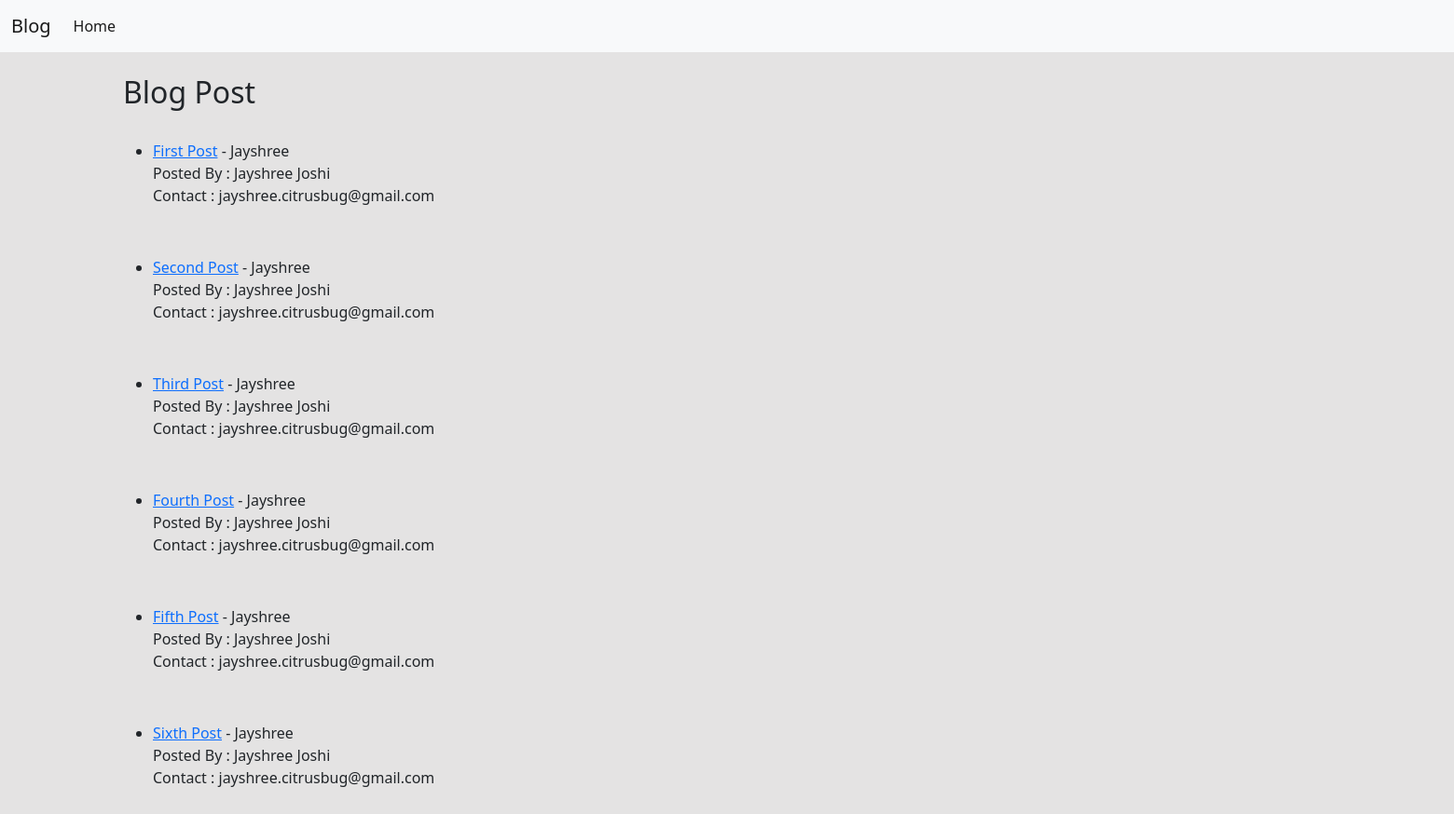
Page /home/ on the earlier database version.
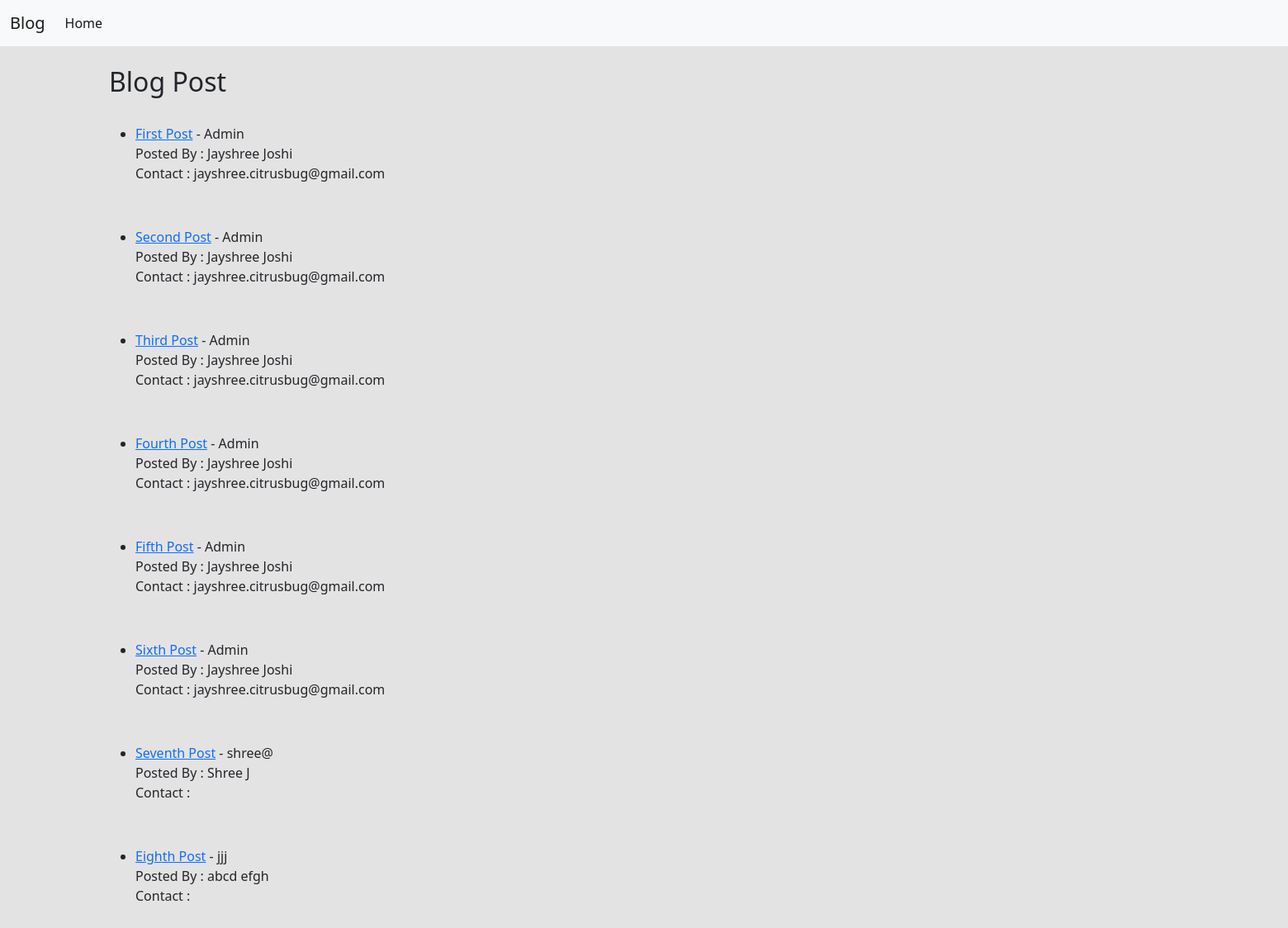
Same page on the later database version.
### blogapp/models.py (models this page shows, shortened)
class Post(models.Model):
    title = models.CharField(max_length=255)
    author = models.ForeignKey(User, on_delete=models.CASCADE)
    text = models.TextField()

### blogapp/views.py (the view)
# urls.py: path('home/' , HomeView.as_view(), name='home'),
class HomeView(ListView):
    model = Post
    template_name = 'home.html'

### blogapp/templates/home.html (shortened to what this page needs)
{% extends 'base.html' %}
{% block content %}
<h2>Blog Post</h2>
<br/>
<ul>
{% for post in object_list %}
    <li>
        {% if user.is_authenticated %}
            <a href="{% url 'article-detail' post.pk %}">{{post.title}}</a>
        {% elif not is_authenticated %}
            <a href="{% url 'register' %}">{{post.title}}</a>
        {% endif %}
        - {{post.author}}<br />
        <p>Posted By : {{post.author.first_name}} {{post.author.last_name}}<br/>
            Contact : {{post.author.email}}</p>
    </li>
    <pre>
    </pre>
{% endfor %}
</ul>
{% endblock %}

### blogapp/templates/base.html (shortened to what this page needs)
<!doctype html>
<html lang="en">
  <head>
    <link href="https://cdn.jsdelivr.net/npm/bootstrap@5.1.3/dist/css/bootstrap.min.css" rel="stylesheet">
  </head>
  <body>
    <nav class="navbar navbar-expand-lg navbar-light bg-light">
        <div class="container-fluid">
          <a class="navbar-brand" href="{% url 'main_page' %}">Blog</a>
          <div class="collapse navbar-collapse" id="navbarSupportedContent">
            <ul class="navbar-nav me-auto mb-2 mb-lg-0">
              <li class="nav-item">
                <a class="nav-link active" aria-current="page" href="{% url 'home' %}">Home</a>
              </li>
              {% if user.is_authenticated %}
                <li class="nav-item">
                  <a class="nav-link" href="{% url 'add_post' %}">Add New Post</a>
                </li>
                <li class="nav-item">
                      <a class="nav-link" href="#">Logged in as : {{ posts.author.first_name }}</a>
                </li>
              </ul>
                <form class="d-flex">
                  <button class="btn btn-outline-primary" style="margin-left: 5px; margin-right: 7px;"><a href="{% url 'logout' %}"> Logout </a></button>
                </form>
              {% else %}
                <form class="d-flex">
                </form>
              {% endif %}
          </div>
        </div>
      </nav>
      <br/>
    <div class="container">
        {% block content %}
        {% endblock %}
    </div>
  </body>
</html>

### blogapp/templates/base.html (style rules this page uses)
body { background-color: rgb(228, 227, 227) !important; }

Differences in the rows shown:
changed through a linked row, Post "First Post": author "Jayshree" → "Admin"
changed through a linked row, Post "Second Post": author "Jayshree" → "Admin"
changed through a linked row, Post "Third Post": author "Jayshree" → "Admin"
changed through a linked row, Post "Fourth Post": author "Jayshree" → "Admin"
changed through a linked row, Post "Fifth Post": author "Jayshree" → "Admin"
changed through a linked row, Post "Sixth Post": author "Jayshree" → "Admin"
added Post: title "Seventh Post", author "shree@", author.first_name "Shree", author.last_name "J"
added Post: title "Eighth Post", author "jjj", author.first_name "abcd", author.last_name "efgh"
